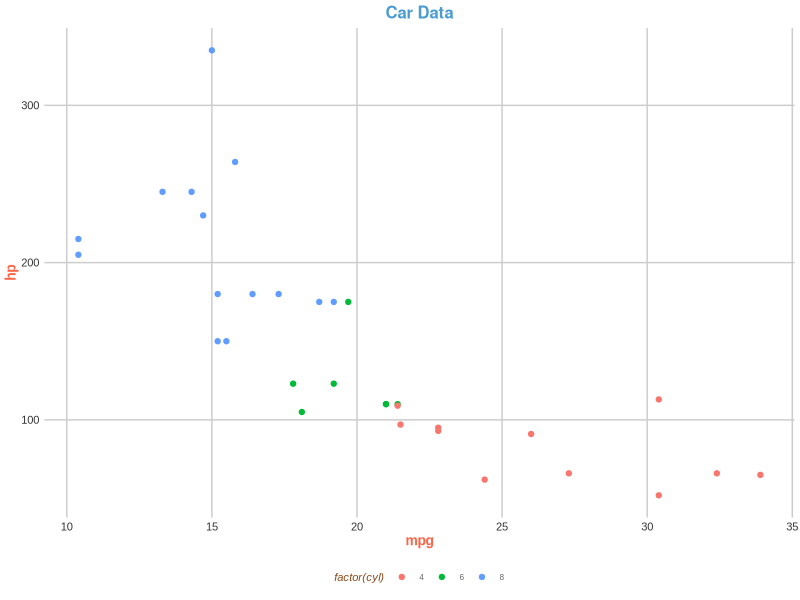

This figure's R source:
## ---- chunk 1
knitr::opts_chunk$set(echo = TRUE)
## ---- chunk 2

# The `summary_stats_plus()` function provides a range of summary statistics for each numeric column in a data frame. It calculates the mean, median, minimum, maximum, standard deviation, variance, and range for each numeric variable

## ---- chunk 3
# - `data`: A data frame containing numeric columns. The function will ignore non-numeric columns.

## ---- chunk 4

# A data frame with the following summary statistics for each numeric variable:
# - `mean`: The average value.
# - `median`: The median (50th percentile) value.
# - `min`: The minimum value.
# - `max`: The maximum value.
# - `sd`: The standard deviation, which measures the dispersion of values around the mean.
# - `variance`: The variance, another measure of dispersion.
# - `range`: The difference between the maximum and minimum values.

## ---- chunk 5

# Load the mtcars dataset
data(mtcars)
## ---- chunk 6

# Use the summary_stats_plus() function to calculate summary statistics
summary_stats_plus <- function(data) {
  # Check if data is a data frame
  if (!is.data.frame(data)) stop("Input must be a data frame.")
  
  # Select only numeric columns
  numeric_data <- data[sapply(data, is.numeric)]
  
  # Calculate summary statistics
  summary_stats <- data.frame(
    variable = names(numeric_data),
    mean = sapply(numeric_data, mean, na.rm = TRUE),
    median = sapply(numeric_data, median, na.rm = TRUE),
    min = sapply(numeric_data, min, na.rm = TRUE),
    max = sapply(numeric_data, max, na.rm = TRUE),
    sd = sapply(numeric_data, sd, na.rm = TRUE),
    variance = sapply(numeric_data, var, na.rm = TRUE),
    range = sapply(numeric_data, function(x) diff(range(x, na.rm = TRUE)))
  )
  
  return(summary_stats)
}

## ---- chunk 7

 # Display summary statistics for the mtcars dataset
summary_stats_plus(mtcars)

## ---- chunk 8

# The `theme_jayden_style()` function creates a custom theme for ggplot2 to apply specific colors, fonts, and grid styles across plots.

theme_jayden_style <- function(base_size = 8, base_family = "Arial") {
  ggplot2::theme_minimal(base_size = base_size, base_family = base_family) +
    ggplot2::theme(
      plot.title = ggplot2::element_text(
        face = "bold",
        hjust = 0.5,
        color = "#4B9CD3",
        family = "Helvetica",
        size = 12,
        vjust = 1
      ),
      axis.title = ggplot2::element_text(
        face = "bold",
        color = "#FF6347",
        size = 10
      ),
      axis.text = ggplot2::element_text(
        color = "#333333",
        size = 8
      ),
      panel.grid.major = ggplot2::element_line(
        color = "#CCCCCC",
        linewidth = 0.5
      ),
      panel.grid.minor = ggplot2::element_blank(),
      legend.position = "bottom",
      legend.title = ggplot2::element_text(
        face = "italic",
        color = "#8B4513",
        size = 8
      ),
      legend.text = ggplot2::element_text(
        color = "#696969",
        size = 6
      )
    )
}

## ---- chunk 9

# - `base_size`: An optional numeric value specifying the base font size for the theme. Default is 8.
# - `base_family`: An optional character string specifying the base font family. Default is "Arial".

## ---- chunk 10

# A ggplot2 theme object that applies a custom appearance to ggplot2 plots, including customized colors, fonts, and grid lines.

## ---- chunk 11

# Load necessary libraries
library(ggplot2)

# Example plot
ggplot(mtcars, aes(x = mpg, y = hp, color = factor(cyl))) +
  geom_point() +
  ggtitle("Car Data") +
  theme_jayden_style()

## ---- chunk 12

# The `jayden_clean_data()` function performs common data cleaning tasks

jayden_clean_data <- function(data) {
  # Check if data is a data frame
  if (!is.data.frame(data)) stop("Input must be a data frame.")
  
  # Convert column names to lowercase
  names(data) <- tolower(names(data))
  
  # Remove rows where any value starts with "NA" or the entire row is NA
  data <- data[!apply(data, 1, function(row) {
    any(sapply(row, function(x) grepl("^NA", as.character(x)))) || all(is.na(row))
  }), ]
  
    # Remove rows with missing values
  data <- data[complete.cases(data), ]
  
    # Remove duplicate rows
  data <- data[!duplicated(data), ]
  
      # Remove leading/trailing spaces from character columns
  data[] <- lapply(data, function(x) {
    if (is.character(x)) {
      x <- trimws(x)  # Remove whitespace
    }
    return(x)
  })
  
  return(data)
}



## ---- chunk 13

# - `data`: A data frame containing the data to be cleaned. The function will perform the following:
#   - Converts column names to lowercase
#   - Removes rows with missing values
#   - Removes rows where any value starts with "NA" (for character columns).
#   - Removes duplicate rows
#   - Strips whitespace from character columns

## ---- chunk 14

# A cleaned data frame with the following transformations:
# - Column names converted to lowercase
# - Missing rows removed
# - Rows with any value starting with "NA" are removed.
# - Duplicate rows removed
# - Leading/trailing whitespace removed from character columns

## ---- chunk 15

# Load a sample dataset
data("airquality")

# Clean the data using the jayden_clean_data() function
cleaned_data <- jayden_clean_data(airquality)

# View the cleaned data
head(cleaned_data)

